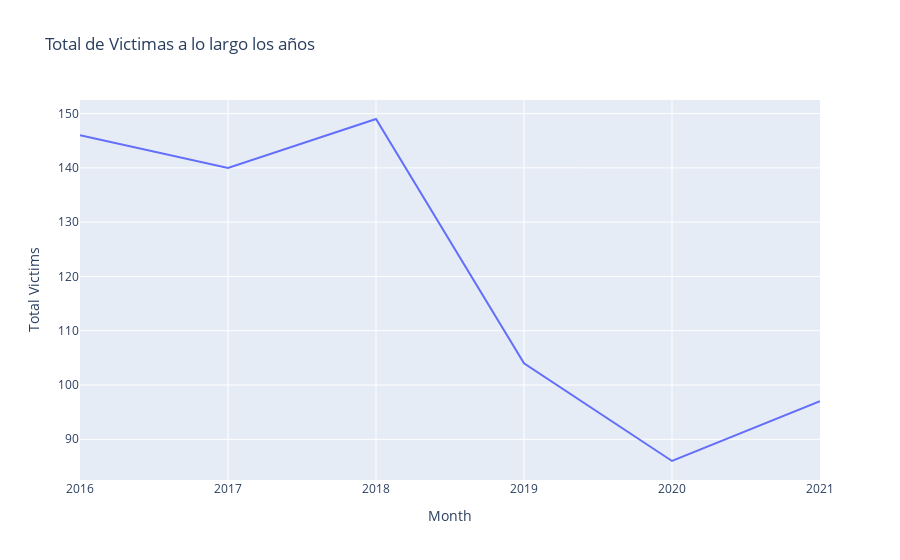

Write notebook code for a chart like this one.
### Markdown cell above
Ya podemos ver cómo afectó la pandemia a la baja y cómo subieron cuando se liberó el aislamiento

### Code cell
import plotly.express as px

# Group data by month, summing 'n_victimas'
grouped_data = conjunto.groupby(conjunto['fecha_hora'].dt.to_period('Y'))['n_victimas'].sum().reset_index()

# Convert Period objects to strings
grouped_data['fecha_hora'] = grouped_data['fecha_hora'].astype(str)

# Create a line plot using Plotly Express
fig = px.line(grouped_data, x='fecha_hora', y='n_victimas', 
              title='Total de Victimas a lo largo los años',
              labels={'fecha_hora': 'Month', 'n_victimas': 'Total Victims'})

# Show the plot
fig.show()

### Figure 1 — Plotly figure (JSON) as saved in the notebook; plotly's stock layout.template omitted (floating-point values rounded to 4 significant figures)
{"data": [{"hovertemplate": "Month=%{x}<br>Total Victims=%{y}<extra></extra>", "legendgroup": "", "line": {"color": "#636efa", "dash": "solid"}, "marker": {"symbol": "circle"}, "mode": "lines", "name": "", "orientation": "v", "showlegend": false, "type": "scatter", "x": ["2016", "2017", "2018", "2019", "2020", "2021"], "xaxis": "x", "y": [146, 140, 149, 104, 86, 97], "yaxis": "y"}], "layout": {"legend": {"tracegroupgap": 0}, "title": {"text": "Total de Victimas a lo largo los años"}, "xaxis": {"anchor": "y", "domain": [0, 1], "title": {"text": "Month"}}, "yaxis": {"anchor": "x", "domain": [0, 1], "title": {"text": "Total Victims"}}}}
